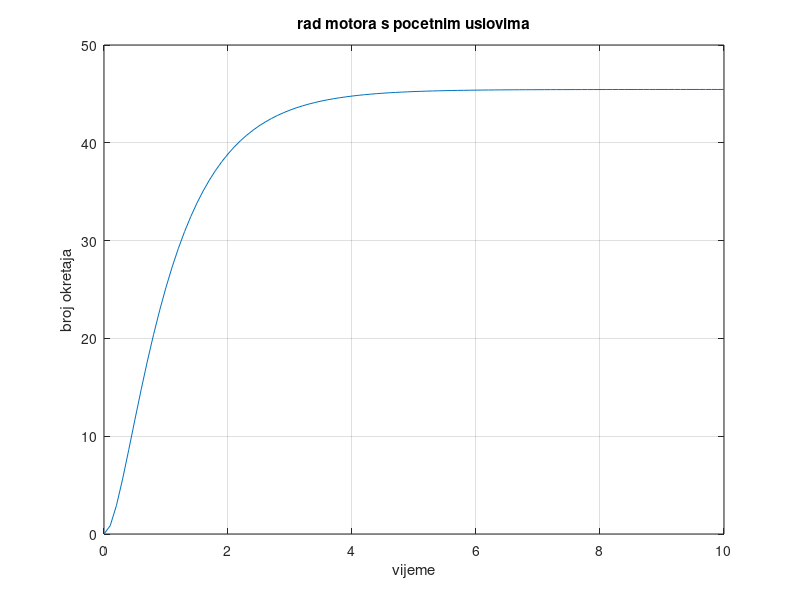

This figure's MATLAB source:
Kt=0.02;
Kb=0.22;
R=1;
L=0.2;
IL=0.005;
br=[45.45*L 45.45*R];
na=[L R Kt*Kb/IL];
[r,p,k]=residue(br,na);
r1=-19.0444;
r2= 64.4944;
p1=-3.8601;
p2=-1.1399;
t=0:0.1:10;
omega_t=-19.044*exp(-t*3.8601)+64.4944*exp(-t*1.399);
plot(t,omega_t);
title('rad motora s pocetnim uslovima');
xlabel('vijeme');
grid on;
%%
%kad je pocetni napon 10
Kt=0.02;
Kb=0.22;
R=1;
L=0.2;
IL=0.005;
br=[10];
na=[L*IL/Kt R*IL/Kt Kb 0];
[r,p,k]=residue(br,na)
r1=19.0463;
r2= -64.5008;
r3= 45.4545;
p1=-3.8601;
p2=-1.1399;
p3=0;
t=0:0.1:10;
omega_t=19.0463*exp(-t*3.8601)-64.5008*exp(-t*1.1399)+45.4545;
plot(t,omega_t);
title('rad motora s pocetnim uslovima');
xlabel('vijeme');
ylabel('broj okretaja');
grid on;
%%
